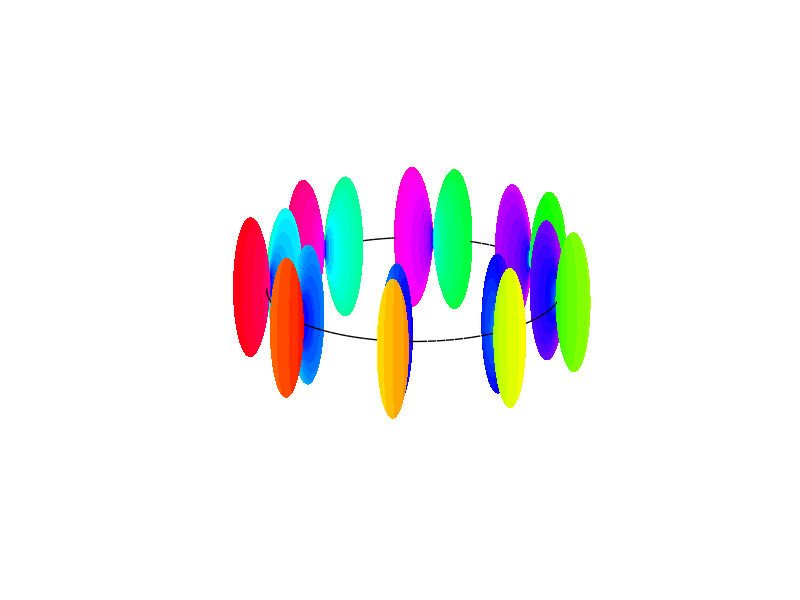

This chart was generated by the following MATLAB code: (Note: this script raises an error after producing the figure.)
nx = 128;
ny = 128;
dx = 20 / nx;
dy = 20 / ny;

% Grids
x = (-nx/2:nx/2-1) * dx;
y = (-ny/2:ny/2-1) * dy;
[X, Y] = meshgrid(x, y);
r = sqrt(X.^2 + Y.^2);

% Phase
varphi = atan2(Y, X);

% Spinor
zetaP1 = -0.5 * ones(nx, ny);
zeta0 = zeros(nx, ny);
zetaM1 = exp(1i*varphi);

% discretize sphere surface
resolution = 100;
delta = pi/resolution;
theta = 0:delta:pi; % altitude
phi = 0:2*delta:2*pi; % azimuth
[phi,theta] = meshgrid(phi,theta);

% Spin-1 spherical harmonics
Y_1p1 = -0.5 * sqrt(3 / (2 * pi)) * exp(1i * phi).* sin(theta);
Y_1p0 = 0.5 * sqrt(3 / pi) * cos(theta);
Y_1m1 = 0.5 * sqrt(3 / (2 * pi)) * exp(-1i * phi).* sin(theta);

scale = 2;

%% First ring
lower_x_lim = 48;
middle_x_lim = 64;
upper_x_lim = 80;
lower_y_lim = 48;
middle_y_lim = 64;
upper_y_lim = 80;
plot_angle = 0;
radius = 2;

zsph = zetaP1(lower_x_lim, lower_y_lim).* Y_1p1 ...
    + zeta0(lower_x_lim, lower_y_lim).* Y_1p0 ...
    + zetaM1(lower_x_lim, lower_y_lim).* Y_1m1;
xx = scale * abs(zsph).^2.*sin(theta).*cos(phi) ...
    + radius * cos(plot_angle);
yy = scale * abs(zsph).^2.*sin(theta).*sin(phi) ...
    + radius * sin(plot_angle);
zz = scale * abs(zsph).^2.*cos(theta);
plot_angle = plot_angle + 2 * pi / 8;

h = surf(xx,yy,zz,angle(zsph));
set(h, 'LineStyle','none')
hold on;


zsph = zetaP1(lower_x_lim, middle_y_lim).* Y_1p1 ...
    + zeta0(lower_x_lim, middle_y_lim).* Y_1p0 ...
    + zetaM1(lower_x_lim, middle_y_lim).* Y_1m1;
xx = scale * abs(zsph).^2.*sin(theta).*cos(phi) ...
    + radius * cos(plot_angle);
yy = scale * abs(zsph).^2.*sin(theta).*sin(phi) ...
    + radius * sin(plot_angle);
zz = scale * abs(zsph).^2.*cos(theta);
plot_angle = plot_angle + 2 * pi / 8;

h = surf(xx,yy,zz,angle(zsph));
set(h, 'LineStyle','none')
hold on;

zsph = zetaP1(lower_x_lim, upper_y_lim).* Y_1p1 ...
    + zeta0(lower_x_lim, upper_y_lim).* Y_1p0 ...
    + zetaM1(lower_x_lim, upper_y_lim).* Y_1m1;
xx = scale * abs(zsph).^2.*sin(theta).*cos(phi) ...
    + radius * cos(plot_angle);
yy = scale * abs(zsph).^2.*sin(theta).*sin(phi) ...
    + radius * sin(plot_angle);
zz = scale * abs(zsph).^2.*cos(theta);
plot_angle = plot_angle + 2 * pi / 8;

h = surf(xx,yy,zz,angle(zsph));
set(h, 'LineStyle','none')
hold on;

zsph = zetaP1(middle_x_lim, upper_y_lim).* Y_1p1 ...
    + zeta0(middle_x_lim, upper_y_lim).* Y_1p0 ...
    + zetaM1(middle_x_lim, upper_y_lim).* Y_1m1;
xx = scale * abs(zsph).^2.*sin(theta).*cos(phi) ...
    + radius * cos(plot_angle);
yy = scale * abs(zsph).^2.*sin(theta).*sin(phi) ...
    + radius * sin(plot_angle);
zz = scale * abs(zsph).^2.*cos(theta);
plot_angle = plot_angle + 2 * pi / 8;

h = surf(xx,yy,zz,angle(zsph));
set(h, 'LineStyle','none')
hold on;

zsph = zetaP1(upper_x_lim, upper_y_lim).* Y_1p1 ...
    + zeta0(upper_x_lim, upper_y_lim).* Y_1p0 ...
    + zetaM1(upper_x_lim, upper_y_lim).* Y_1m1;
xx = scale * abs(zsph).^2.*sin(theta).*cos(phi) ...
    + radius * cos(plot_angle);
yy = scale * abs(zsph).^2.*sin(theta).*sin(phi) ...
    + radius * sin(plot_angle);
zz = scale * abs(zsph).^2.*cos(theta);
plot_angle = plot_angle + 2 * pi / 8;

h = surf(xx,yy,zz,angle(zsph));
set(h, 'LineStyle','none')
hold on;

zsph = zetaP1(upper_x_lim, middle_y_lim).* Y_1p1 ...
    + zeta0(upper_x_lim, middle_y_lim).* Y_1p0 ...
    + zetaM1(upper_x_lim, middle_y_lim).* Y_1m1;
xx = scale * abs(zsph).^2.*sin(theta).*cos(phi) ...
    + radius * cos(plot_angle);
yy = scale * abs(zsph).^2.*sin(theta).*sin(phi) ...
    + radius * sin(plot_angle);
zz = scale * abs(zsph).^2.*cos(theta);
plot_angle = plot_angle + 2 * pi / 8;

h = surf(xx,yy,zz,angle(zsph));
set(h, 'LineStyle','none')
hold on;

zsph = zetaP1(upper_x_lim, lower_y_lim).* Y_1p1 ...
    + zeta0(upper_x_lim, lower_y_lim).* Y_1p0 ...
    + zetaM1(upper_x_lim, lower_y_lim).* Y_1m1;
xx = scale * abs(zsph).^2.*sin(theta).*cos(phi) ...
    + radius * cos(plot_angle);
yy = scale * abs(zsph).^2.*sin(theta).*sin(phi) ...
    + radius * sin(plot_angle);
zz = scale * abs(zsph).^2.*cos(theta);
plot_angle = plot_angle + 2 * pi / 8;

h = surf(xx,yy,zz,angle(zsph));
set(h, 'LineStyle','none')
hold on;

zsph = zetaP1(middle_x_lim, lower_y_lim).* Y_1p1 ...
    + zeta0(middle_x_lim, lower_y_lim).* Y_1p0 ...
    + zetaM1(middle_x_lim, lower_y_lim).* Y_1m1;
xx = scale * abs(zsph).^2.*sin(theta).*cos(phi) ...
    + radius * cos(plot_angle);
yy = scale * abs(zsph).^2.*sin(theta).*sin(phi) ...
    + radius * sin(plot_angle);
zz = scale * abs(zsph).^2.*cos(theta);

h = surf(xx,yy,zz,angle(zsph));
set(h, 'LineStyle','none')
hold on;

th = 0:pi/50:2*pi;
xunit = radius * cos(th);
yunit = radius * sin(th);
plot(xunit, yunit, 'k-', 'LineWidth', 1);
hold on;

axis off;
colormap(hsv);
clim([-pi pi]);
camlight left
camlight right
lighting phong
daspect([1 1 1]);
view(0, 40);
exportgraphics(gca, '../../gfx/ch-groundStateSymmetries/polar-HQV.pdf')